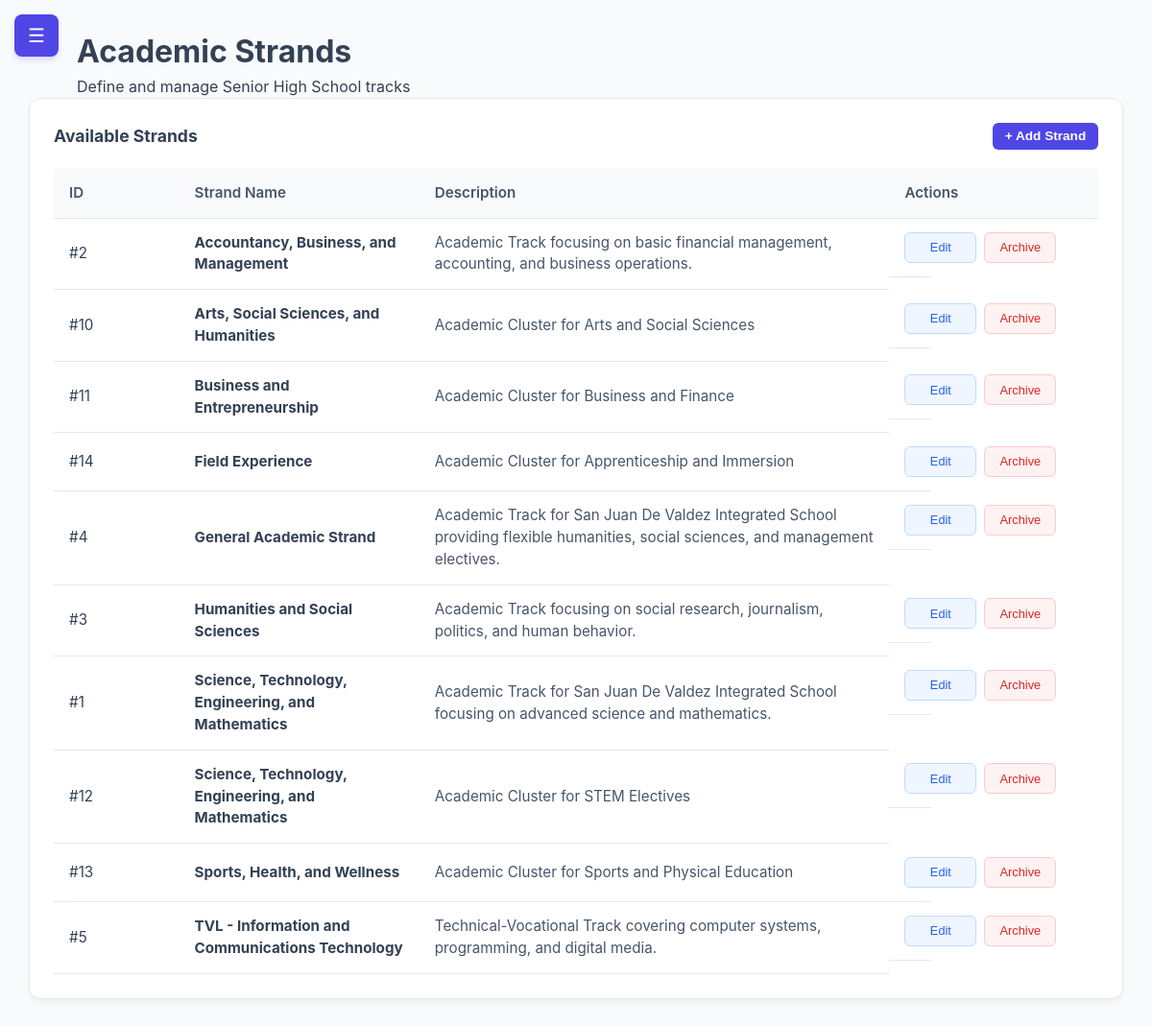
The page /modules/admin/manage_strands.php?msg=archive_failed (signed in) on the database its author committed.
### tables this page shows
CREATE TABLE `strands` (
  `id` int(11) NOT NULL,
  `strand_code` varchar(20) NOT NULL,
  `strand_name` varchar(100) NOT NULL,
  `description` text DEFAULT NULL
);

### modules/admin/manage_strands.php (the view, shortened to what this page needs)
<?php
$conn = getDBConnection();
$strands_list = $conn->query("
    SELECT s.*
    FROM strands s
    WHERE NOT EXISTS (
        SELECT 1 FROM resource_archives ra
        WHERE ra.resource_type = 'strand' AND ra.resource_id = s.id
    )
    ORDER BY s.strand_name ASC
")->fetchAll();
?>
<!DOCTYPE html>
<html lang="en">
<head>
    <link rel="stylesheet" href="../../assets/css/dashboard.css">
</head>
<body>
    <button class="mobile-toggle" id="mobileBurger" onclick="toggleSidebar()">☰</button>
    <div class="dashboard-wrapper">
        <main class="content">
            <header class="content-header">
                <h1>Academic Strands</h1>
                <p>Define and manage Senior High School tracks</p>
            </header>
            <div class="table-container">
                <div class="table-header" style="display: flex; justify-content: space-between; align-items: center; margin-bottom: 20px;">
                    <h2>Available Strands</h2>
                    <button class="btn-primary" onclick="prepareNewStrand()">+ Add Strand</button>
                </div>
                <table>
                    <thead>
                        <tr>
                            <th class="col-id">ID</th>
                            <th class="col-name">Strand Name</th>
                            <th class="col-desc">Description</th>
                            <th>Actions</th>
                        </tr>
                    </thead>
                    <tbody>
                        <?php if (!empty($strands_list)): ?>
                            <?php foreach ($strands_list as $row): ?>
                            <tr>
                                <td class="col-id">#<?php echo $row['id']; ?></td>
                                <td class="col-name"><strong><?php echo htmlspecialchars($row['strand_name']); ?></strong></td>
                                <td class="col-desc">
                                    <div class="desc-text">
                                        <?php echo !empty($row['description']) ? htmlspecialchars($row['description']) : '<em style="color:#94a3b8;">No description provided</em>'; ?>
                                    </div>
                                </td>
                                <td class="col-actions">
                                    <div class="action-cell-wrapper">
                                        <button class="btn-edit" onclick='openEditModal(<?php echo json_encode($row); ?>)'>Edit</button>
                                        <form method="POST" action="archive_resource.php" onsubmit="return confirm('Archive this strand? The super admin can restore or permanently delete it.');">
                                            <button type="submit" class="btn-delete">Archive</button>
                                        </form>
                                    </div>
                                </td>
                            </tr>
                            <?php endforeach; ?>
                        <?php else: ?>
                            <tr>
                                <td colspan="4" style="text-align:center; padding: 40px; color: #64748b;">No strands found. Click "+ Add Strand" to create one.</td>
                            </tr>
                        <?php endif; ?>
                    </tbody>
                </table>
            </div>
        </main>
    </div>
</body>
</html>

### assets/css/dashboard.css (style rules this page uses)
:root { --primary-color: #4f46e5; --secondary-color: #6366f1; --success-color: #22c55e; --danger-color: #ef4444; --warning-color: #f59e0b; --bg-gray: #f8fafc; --sidebar-dark: #1e293b; --text-main: #334155; --white: #ffffff; --shadow: 0 4px 6px -1px rgb(0 0 0 / 0.1); }
* { margin: 0; padding: 0; box-sizing: border-box; }
body { font-family: 'Inter', system-ui, -apple-system, sans-serif; background-color: var(--bg-gray); color: var(--text-main); line-height: 1.5; }
.dashboard-wrapper { display: flex; min-height: 100vh; }
.content { flex: 1; margin-left: 0; padding: 2rem; width: 100%; transition: all 0.3s ease; }
.table-container { background: var(--white); border-radius: 1rem; padding: 1.5rem; box-shadow: var(--shadow); }
.table-header { display: flex; justify-content: space-between; align-items: center; margin-bottom: 1.5rem; }
table { width: 100%; border-collapse: collapse; }
th { text-align: left; padding: 1rem; background: #f1f5f9; font-size: 0.875rem; }
td { padding: 1rem; border-bottom: 1px solid #e2e8f0; }
thead th { user-select: none; }
.btn-primary { background: var(--primary-color); color: white; padding: 0.6rem 1.2rem; border: none; border-radius: 0.5rem; cursor: pointer; font-weight: 600; }
.btn-edit, .btn-delete { width: 75px; height: 32px; display: inline-flex; align-items: center; justify-content: center; font-size: 0.8rem; font-weight: 600; border-radius: 6px; cursor: pointer; transition: all 0.2s ease; text-decoration: none; }
.btn-edit { background-color: #eff6ff; color: #2563eb; border: 1px solid #bfdbfe; }
.btn-delete { background-color: #fef2f2; color: #dc2626; border: 1px solid #fecaca; }
.mobile-toggle { display: block !important; position: fixed; top: 15px; left: 15px; z-index: 1100; background: var(--primary-color); color: white; border: none; padding: 10px 15px; border-radius: 5px; cursor: pointer; box-shadow: var(--shadow); }
.content-header { margin-left: 50px; }
.table-header .btn-primary { padding: 0.4rem 0.8rem; font-size: 0.85rem; border-radius: 6px; white-space: nowrap; }
.table-header h2 { font-size: 1.1rem; color: var(--text-main); }
.col-id { width: 12%; }
.col-name { width: 23%; }
.col-desc { width: 45%; }
.col-actions { width: 20%; }
.action-cell-wrapper { display: flex; justify-content: flex-end; gap: 8px; width: max-content; margin-left: auto; box-sizing: border-box; }
td:last-child { display: flex; gap: 10px; justify-content: flex-start; align-items: center; white-space: nowrap; }
.desc-text { word-break: break-word; overflow: hidden; text-overflow: ellipsis; color: #475569; }
.table-container { overflow-x: auto; }
table { min-width: 600px; }

### rows shown on the page
strands: id "2", strand_name "Accountancy, Business, and Management", description "Academic Track focusing on basic financial management, accounting, and business operations."
strands: id "10", strand_name "Arts, Social Sciences, and Humanities", description "Academic Cluster for Arts and Social Sciences"
strands: id "11", strand_name "Business and Entrepreneurship", description "Academic Cluster for Business and Finance"
strands: id "14", strand_name "Field Experience", description "Academic Cluster for Apprenticeship and Immersion"
strands: id "4", strand_name "General Academic Strand", description "Academic Track for San Juan De Valdez Integrated School providing flexible humanities, social sciences, and management electives."
strands: id "3", strand_name "Humanities and Social Sciences", description "Academic Track focusing on social research, journalism, politics, and human behavior."
strands: id "1", strand_name "Science, Technology, Engineering, and Mathematics", description "Academic Track for San Juan De Valdez Integrated School focusing on advanced science and mathematics."
strands: id "12", strand_name "Science, Technology, Engineering, and Mathematics", description "Academic Cluster for STEM Electives"
strands: id "13", strand_name "Sports, Health, and Wellness", description "Academic Cluster for Sports and Physical Education"
strands: id "5", strand_name "TVL - Information and Communications Technology", description "Technical-Vocational Track covering computer systems, programming, and digital media."
